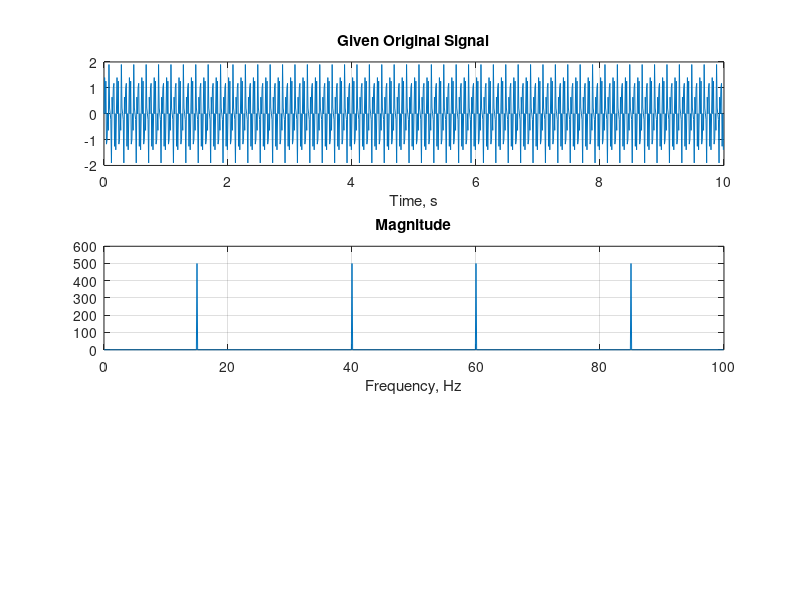

Write MATLAB code to recreate this figure. (Note: this script raises an error after producing the figure.)
clc;
clear all;
close all;

% Assign Time vector t from 0 to 100 with increment 100/(10-1)
Fs = 100;                          % Sampling frequency (Hz)
t  = 0:1/Fs:10-1/Fs;               % 0:0.01:9.99 (length 1000)

% write the given Signal x = ....
x = sin(2*pi*15*t) + sin(2*pi*40*t);

%subplot function
figure;
subplot(3,1,1);
plot(t,x);
grid on;
title('Given Original Signal')
xlabel('Time, s')

%Compute the DFT of the signal and the magnitude and phase of the transformed sequence. 
%Decrease round-off error when computing the phase by setting small-magnitude transform 
%values to zero.

% Compute DFT of x with single parameter of fft function and assign as y
y = fft(x);                       

% Magnitude of y is m
m = abs(y);

y(m<1e-6) = 0;                    % Zero very small components
p = unwrap(angle(y));             % Phase (radians)

%To plot the magnitude and phase in degrees, type the following commands:
f = (0:length(y)-1)*Fs/length(y); % Frequency vector

%subplot function
subplot(3,1,2);
plot(f,m)
grid on;
title('Magnitude')
xlabel('Frequency, Hz')
ax = gca;
ax.XTick = [15 40 60 85];

% subplot function
subplot(3,1,3);
plot(f,p*180/pi)
grid on;
title('Phase')
xlabel('Frequency, Hz')
ax = gca;
ax.XTick = [15 40 60 85];